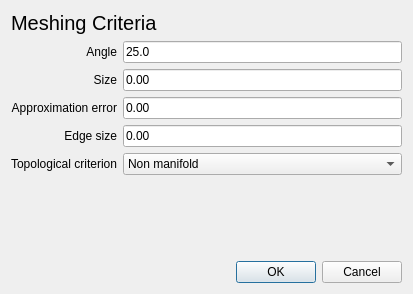
<?xml version="1.0" encoding="UTF-8"?>
<ui version="4.0">
 <class>Offset_meshing_dialog</class>
 <widget class="QDialog" name="Offset_meshing_dialog">
  <property name="geometry">
   <rect>
    <x>0</x>
    <y>0</y>
    <width>413</width>
    <height>294</height>
   </rect>
  </property>
  <property name="windowTitle">
   <string>Meshing criteria</string>
  </property>
  <layout class="QGridLayout" name="gridLayout">
   <item row="1" column="2" colspan="2">
    <widget class="DoubleEdit" name="angle">
     <property name="text">
      <string>25.0</string>
     </property>
    </widget>
   </item>
   <item row="7" column="3">
    <widget class="QDialogButtonBox" name="buttonBox">
     <property name="orientation">
      <enum>Qt::Horizontal</enum>
     </property>
     <property name="standardButtons">
      <set>QDialogButtonBox::Cancel|QDialogButtonBox::Ok</set>
     </property>
    </widget>
   </item>
   <item row="4" column="1">
    <widget class="QLabel" name="sizingLabel_2">
     <property name="text">
      <string>Edge size</string>
     </property>
     <property name="alignment">
      <set>Qt::AlignRight|Qt::AlignTrailing|Qt::AlignVCenter</set>
     </property>
    </widget>
   </item>
   <item row="4" column="2" colspan="2">
    <widget class="DoubleEdit" name="edge_sizing">
     <property name="enabled">
      <bool>true</bool>
     </property>
     <property name="text">
      <string>0.00</string>
     </property>
    </widget>
   </item>
   <item row="6" column="2">
    <spacer name="verticalSpacer">
     <property name="orientation">
      <enum>Qt::Vertical</enum>
     </property>
     <property name="sizeHint" stdset="0">
      <size>
       <width>20</width>
       <height>40</height>
      </size>
     </property>
    </spacer>
   </item>
   <item row="5" column="2" colspan="2">
    <widget class="QComboBox" name="tags">
     <item>
      <property name="text">
       <string>Non manifold</string>
      </property>
     </item>
     <item>
      <property name="text">
       <string>Manifold</string>
      </property>
     </item>
     <item>
      <property name="text">
       <string>Manifold with boundaries</string>
      </property>
     </item>
    </widget>
   </item>
   <item row="5" column="0" colspan="2">
    <widget class="QLabel" name="label">
     <property name="text">
      <string>Topological criterion</string>
     </property>
     <property name="alignment">
      <set>Qt::AlignRight|Qt::AlignTrailing|Qt::AlignVCenter</set>
     </property>
     <property name="buddy">
      <cstring>tags</cstring>
     </property>
    </widget>
   </item>
   <item row="3" column="2" colspan="2">
    <widget class="DoubleEdit" name="approx">
     <property name="text">
      <string>0.00</string>
     </property>
    </widget>
   </item>
   <item row="3" column="0" colspan="2">
    <widget class="QLabel" name="approxLabel">
     <property name="text">
      <string>Approximation error</string>
     </property>
     <property name="alignment">
      <set>Qt::AlignRight|Qt::AlignTrailing|Qt::AlignVCenter</set>
     </property>
    </widget>
   </item>
   <item row="2" column="2" colspan="2">
    <widget class="DoubleEdit" name="sizing">
     <property name="text">
      <string>0.00</string>
     </property>
    </widget>
   </item>
   <item row="2" column="1">
    <widget class="QLabel" name="sizingLabel">
     <property name="text">
      <string>Size</string>
     </property>
     <property name="alignment">
      <set>Qt::AlignRight|Qt::AlignTrailing|Qt::AlignVCenter</set>
     </property>
    </widget>
   </item>
   <item row="1" column="1">
    <widget class="QLabel" name="angleLabel">
     <property name="text">
      <string>Angle</string>
     </property>
     <property name="alignment">
      <set>Qt::AlignRight|Qt::AlignTrailing|Qt::AlignVCenter</set>
     </property>
    </widget>
   </item>
   <item row="0" column="0" colspan="4">
    <widget class="QLabel" name="objectName">
     <property name="font">
      <font>
       <pointsize>15</pointsize>
      </font>
     </property>
     <property name="text">
      <string>Meshing Criteria</string>
     </property>
    </widget>
   </item>
  </layout>
 </widget>
 <customwidgets>
  <customwidget>
   <class>DoubleEdit</class>
   <extends>QLineEdit</extends>
   <header>CGAL_double_edit.h</header>
  </customwidget>
 </customwidgets>
 <resources/>
 <connections>
  <connection>
   <sender>buttonBox</sender>
   <signal>accepted()</signal>
   <receiver>Offset_meshing_dialog</receiver>
   <slot>accept()</slot>
   <hints>
    <hint type="sourcelabel">
     <x>384</x>
     <y>191</y>
    </hint>
    <hint type="destinationlabel">
     <x>157</x>
     <y>195</y>
    </hint>
   </hints>
  </connection>
  <connection>
   <sender>buttonBox</sender>
   <signal>rejected()</signal>
   <receiver>Offset_meshing_dialog</receiver>
   <slot>reject()</slot>
   <hints>
    <hint type="sourcelabel">
     <x>384</x>
     <y>191</y>
    </hint>
    <hint type="destinationlabel">
     <x>286</x>
     <y>195</y>
    </hint>
   </hints>
  </connection>
 </connections>
</ui>
